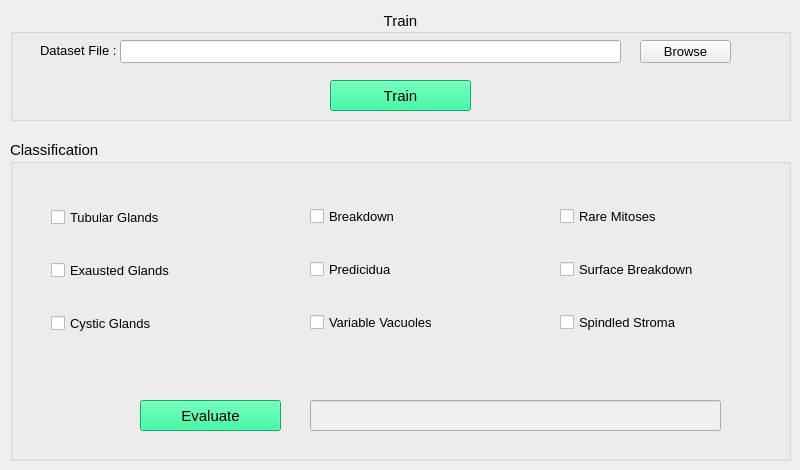
<?xml version="1.0" encoding="UTF-8"?>
<ui version="4.0">
 <class>MainWindow</class>
 <widget class="QMainWindow" name="MainWindow">
  <property name="geometry">
   <rect>
    <x>0</x>
    <y>0</y>
    <width>800</width>
    <height>470</height>
   </rect>
  </property>
  <property name="sizePolicy">
   <sizepolicy hsizetype="Fixed" vsizetype="Fixed">
    <horstretch>0</horstretch>
    <verstretch>0</verstretch>
   </sizepolicy>
  </property>
  <property name="windowTitle">
   <string>MainWindow</string>
  </property>
  <widget class="QWidget" name="centralwidget">
   <widget class="QGroupBox" name="trainBox">
    <property name="geometry">
     <rect>
      <x>10</x>
      <y>10</y>
      <width>781</width>
      <height>111</height>
     </rect>
    </property>
    <property name="font">
     <font>
      <pointsize>11</pointsize>
     </font>
    </property>
    <property name="title">
     <string>Train</string>
    </property>
    <property name="alignment">
     <set>Qt::AlignCenter</set>
    </property>
    <widget class="QLabel" name="label">
     <property name="geometry">
      <rect>
       <x>30</x>
       <y>30</y>
       <width>81</width>
       <height>21</height>
      </rect>
     </property>
     <property name="font">
      <font>
       <pointsize>10</pointsize>
      </font>
     </property>
     <property name="text">
      <string>Dataset File :</string>
     </property>
    </widget>
    <widget class="QLineEdit" name="dataset_file">
     <property name="geometry">
      <rect>
       <x>110</x>
       <y>30</y>
       <width>501</width>
       <height>23</height>
      </rect>
     </property>
     <property name="font">
      <font>
       <pointsize>10</pointsize>
      </font>
     </property>
    </widget>
    <widget class="QPushButton" name="btnBrowse">
     <property name="geometry">
      <rect>
       <x>630</x>
       <y>30</y>
       <width>91</width>
       <height>23</height>
      </rect>
     </property>
     <property name="font">
      <font>
       <pointsize>10</pointsize>
      </font>
     </property>
     <property name="text">
      <string>Browse</string>
     </property>
    </widget>
    <widget class="QPushButton" name="btnTrain">
     <property name="geometry">
      <rect>
       <x>320</x>
       <y>70</y>
       <width>141</width>
       <height>31</height>
      </rect>
     </property>
     <property name="palette">
      <palette>
       <active>
        <colorrole role="WindowText">
         <brush brushstyle="SolidPattern">
          <color alpha="255">
           <red>0</red>
           <green>0</green>
           <blue>0</blue>
          </color>
         </brush>
        </colorrole>
        <colorrole role="Button">
         <brush brushstyle="SolidPattern">
          <color alpha="255">
           <red>14</red>
           <green>240</green>
           <blue>138</blue>
          </color>
         </brush>
        </colorrole>
        <colorrole role="Light">
         <brush brushstyle="SolidPattern">
          <color alpha="255">
           <red>120</red>
           <green>255</green>
           <blue>194</blue>
          </color>
         </brush>
        </colorrole>
        <colorrole role="Midlight">
         <brush brushstyle="SolidPattern">
          <color alpha="255">
           <red>67</red>
           <green>247</green>
           <blue>166</blue>
          </color>
         </brush>
        </colorrole>
        <colorrole role="Dark">
         <brush brushstyle="SolidPattern">
          <color alpha="255">
           <red>7</red>
           <green>120</green>
           <blue>69</blue>
          </color>
         </brush>
        </colorrole>
        <colorrole role="Mid">
         <brush brushstyle="SolidPattern">
          <color alpha="255">
           <red>9</red>
           <green>160</green>
           <blue>92</blue>
          </color>
         </brush>
        </colorrole>
        <colorrole role="Text">
         <brush brushstyle="SolidPattern">
          <color alpha="255">
           <red>0</red>
           <green>0</green>
           <blue>0</blue>
          </color>
         </brush>
        </colorrole>
        <colorrole role="BrightText">
         <brush brushstyle="SolidPattern">
          <color alpha="255">
           <red>255</red>
           <green>255</green>
           <blue>255</blue>
          </color>
         </brush>
        </colorrole>
        <colorrole role="ButtonText">
         <brush brushstyle="SolidPattern">
          <color alpha="255">
           <red>0</red>
           <green>0</green>
           <blue>0</blue>
          </color>
         </brush>
        </colorrole>
        <colorrole role="Base">
         <brush brushstyle="SolidPattern">
          <color alpha="255">
           <red>255</red>
           <green>255</green>
           <blue>255</blue>
          </color>
         </brush>
        </colorrole>
        <colorrole role="Window">
         <brush brushstyle="SolidPattern">
          <color alpha="255">
           <red>14</red>
           <green>240</green>
           <blue>138</blue>
          </color>
         </brush>
        </colorrole>
        <colorrole role="Shadow">
         <brush brushstyle="SolidPattern">
          <color alpha="255">
           <red>0</red>
           <green>0</green>
           <blue>0</blue>
          </color>
         </brush>
        </colorrole>
        <colorrole role="AlternateBase">
         <brush brushstyle="SolidPattern">
          <color alpha="255">
           <red>134</red>
           <green>247</green>
           <blue>196</blue>
          </color>
         </brush>
        </colorrole>
        <colorrole role="ToolTipBase">
         <brush brushstyle="SolidPattern">
          <color alpha="255">
           <red>255</red>
           <green>255</green>
           <blue>220</blue>
          </color>
         </brush>
        </colorrole>
        <colorrole role="ToolTipText">
         <brush brushstyle="SolidPattern">
          <color alpha="255">
           <red>0</red>
           <green>0</green>
           <blue>0</blue>
          </color>
         </brush>
        </colorrole>
       </active>
       <inactive>
        <colorrole role="WindowText">
         <brush brushstyle="SolidPattern">
          <color alpha="255">
           <red>0</red>
           <green>0</green>
           <blue>0</blue>
          </color>
         </brush>
        </colorrole>
        <colorrole role="Button">
         <brush brushstyle="SolidPattern">
          <color alpha="255">
           <red>14</red>
           <green>240</green>
           <blue>138</blue>
          </color>
         </brush>
        </colorrole>
        <colorrole role="Light">
         <brush brushstyle="SolidPattern">
          <color alpha="255">
           <red>120</red>
           <green>255</green>
           <blue>194</blue>
          </color>
         </brush>
        </colorrole>
        <colorrole role="Midlight">
         <brush brushstyle="SolidPattern">
          <color alpha="255">
           <red>67</red>
           <green>247</green>
           <blue>166</blue>
          </color>
         </brush>
        </colorrole>
        <colorrole role="Dark">
         <brush brushstyle="SolidPattern">
          <color alpha="255">
           <red>7</red>
           <green>120</green>
           <blue>69</blue>
          </color>
         </brush>
        </colorrole>
        <colorrole role="Mid">
         <brush brushstyle="SolidPattern">
          <color alpha="255">
           <red>9</red>
           <green>160</green>
           <blue>92</blue>
          </color>
         </brush>
        </colorrole>
        <colorrole role="Text">
         <brush brushstyle="SolidPattern">
          <color alpha="255">
           <red>0</red>
           <green>0</green>
           <blue>0</blue>
          </color>
         </brush>
        </colorrole>
        <colorrole role="BrightText">
         <brush brushstyle="SolidPattern">
          <color alpha="255">
           <red>255</red>
           <green>255</green>
           <blue>255</blue>
          </color>
         </brush>
        </colorrole>
        <colorrole role="ButtonText">
         <brush brushstyle="SolidPattern">
          <color alpha="255">
           <red>0</red>
           <green>0</green>
           <blue>0</blue>
          </color>
         </brush>
        </colorrole>
        <colorrole role="Base">
         <brush brushstyle="SolidPattern">
          <color alpha="255">
           <red>255</red>
           <green>255</green>
           <blue>255</blue>
          </color>
         </brush>
        </colorrole>
        <colorrole role="Window">
         <brush brushstyle="SolidPattern">
          <color alpha="255">
           <red>14</red>
           <green>240</green>
           <blue>138</blue>
          </color>
         </brush>
        </colorrole>
        <colorrole role="Shadow">
         <brush brushstyle="SolidPattern">
          <color alpha="255">
           <red>0</red>
           <green>0</green>
           <blue>0</blue>
          </color>
         </brush>
        </colorrole>
        <colorrole role="AlternateBase">
         <brush brushstyle="SolidPattern">
          <color alpha="255">
           <red>134</red>
           <green>247</green>
           <blue>196</blue>
          </color>
         </brush>
        </colorrole>
        <colorrole role="ToolTipBase">
         <brush brushstyle="SolidPattern">
          <color alpha="255">
           <red>255</red>
           <green>255</green>
           <blue>220</blue>
          </color>
         </brush>
        </colorrole>
        <colorrole role="ToolTipText">
         <brush brushstyle="SolidPattern">
          <color alpha="255">
           <red>0</red>
           <green>0</green>
           <blue>0</blue>
          </color>
         </brush>
        </colorrole>
       </inactive>
       <disabled>
        <colorrole role="WindowText">
         <brush brushstyle="SolidPattern">
          <color alpha="255">
           <red>7</red>
           <green>120</green>
           <blue>69</blue>
          </color>
         </brush>
        </colorrole>
        <colorrole role="Button">
         <brush brushstyle="SolidPattern">
          <color alpha="255">
           <red>14</red>
           <green>240</green>
           <blue>138</blue>
          </color>
         </brush>
        </colorrole>
        <colorrole role="Light">
         <brush brushstyle="SolidPattern">
          <color alpha="255">
           <red>120</red>
           <green>255</green>
           <blue>194</blue>
          </color>
         </brush>
        </colorrole>
        <colorrole role="Midlight">
         <brush brushstyle="SolidPattern">
          <color alpha="255">
           <red>67</red>
           <green>247</green>
           <blue>166</blue>
          </color>
         </brush>
        </colorrole>
        <colorrole role="Dark">
         <brush brushstyle="SolidPattern">
          <color alpha="255">
           <red>7</red>
           <green>120</green>
           <blue>69</blue>
          </color>
         </brush>
        </colorrole>
        <colorrole role="Mid">
         <brush brushstyle="SolidPattern">
          <color alpha="255">
           <red>9</red>
           <green>160</green>
           <blue>92</blue>
          </color>
         </brush>
        </colorrole>
        <colorrole role="Text">
         <brush brushstyle="SolidPattern">
          <color alpha="255">
           <red>7</red>
           <green>120</green>
           <blue>69</blue>
          </color>
         </brush>
        </colorrole>
        <colorrole role="BrightText">
         <brush brushstyle="SolidPattern">
          <color alpha="255">
           <red>255</red>
           <green>255</green>
           <blue>255</blue>
          </color>
         </brush>
        </colorrole>
        <colorrole role="ButtonText">
         <brush brushstyle="SolidPattern">
          <color alpha="255">
           <red>7</red>
           <green>120</green>
           <blue>69</blue>
          </color>
         </brush>
        </colorrole>
        <colorrole role="Base">
         <brush brushstyle="SolidPattern">
          <color alpha="255">
           <red>14</red>
           <green>240</green>
           <blue>138</blue>
          </color>
         </brush>
        </colorrole>
        <colorrole role="Window">
         <brush brushstyle="SolidPattern">
          <color alpha="255">
           <red>14</red>
           <green>240</green>
           <blue>138</blue>
          </color>
         </brush>
        </colorrole>
        <colorrole role="Shadow">
         <brush brushstyle="SolidPattern">
          <color alpha="255">
           <red>0</red>
           <green>0</green>
           <blue>0</blue>
          </color>
         </brush>
        </colorrole>
        <colorrole role="AlternateBase">
         <brush brushstyle="SolidPattern">
          <color alpha="255">
           <red>14</red>
           <green>240</green>
           <blue>138</blue>
          </color>
         </brush>
        </colorrole>
        <colorrole role="ToolTipBase">
         <brush brushstyle="SolidPattern">
          <color alpha="255">
           <red>255</red>
           <green>255</green>
           <blue>220</blue>
          </color>
         </brush>
        </colorrole>
        <colorrole role="ToolTipText">
         <brush brushstyle="SolidPattern">
          <color alpha="255">
           <red>0</red>
           <green>0</green>
           <blue>0</blue>
          </color>
         </brush>
        </colorrole>
       </disabled>
      </palette>
     </property>
     <property name="autoFillBackground">
      <bool>false</bool>
     </property>
     <property name="text">
      <string>Train</string>
     </property>
    </widget>
   </widget>
   <widget class="QGroupBox" name="groupBox">
    <property name="geometry">
     <rect>
      <x>10</x>
      <y>140</y>
      <width>781</width>
      <height>321</height>
     </rect>
    </property>
    <property name="font">
     <font>
      <pointsize>11</pointsize>
     </font>
    </property>
    <property name="title">
     <string>Classification</string>
    </property>
    <widget class="QWidget" name="layoutWidget">
     <property name="geometry">
      <rect>
       <x>300</x>
       <y>40</y>
       <width>181</width>
       <height>181</height>
      </rect>
     </property>
     <layout class="QVBoxLayout" name="verticalLayout_2">
      <item>
       <widget class="QCheckBox" name="feature4">
        <property name="font">
         <font>
          <pointsize>10</pointsize>
         </font>
        </property>
        <property name="text">
         <string>Breakdown</string>
        </property>
       </widget>
      </item>
      <item>
       <widget class="QCheckBox" name="feature5">
        <property name="font">
         <font>
          <pointsize>10</pointsize>
         </font>
        </property>
        <property name="text">
         <string>Predicidua</string>
        </property>
       </widget>
      </item>
      <item>
       <widget class="QCheckBox" name="feature6">
        <property name="font">
         <font>
          <pointsize>10</pointsize>
         </font>
        </property>
        <property name="text">
         <string>Variable Vacuoles</string>
        </property>
       </widget>
      </item>
     </layout>
    </widget>
    <widget class="QWidget" name="layoutWidget_2">
     <property name="geometry">
      <rect>
       <x>550</x>
       <y>40</y>
       <width>191</width>
       <height>181</height>
      </rect>
     </property>
     <layout class="QVBoxLayout" name="verticalLayout_3">
      <item>
       <widget class="QCheckBox" name="feature7">
        <property name="font">
         <font>
          <pointsize>10</pointsize>
         </font>
        </property>
        <property name="text">
         <string>Rare Mitoses</string>
        </property>
       </widget>
      </item>
      <item>
       <widget class="QCheckBox" name="feature8">
        <property name="font">
         <font>
          <pointsize>10</pointsize>
         </font>
        </property>
        <property name="text">
         <string>Surface Breakdown</string>
        </property>
       </widget>
      </item>
      <item>
       <widget class="QCheckBox" name="feature9">
        <property name="font">
         <font>
          <pointsize>10</pointsize>
         </font>
        </property>
        <property name="text">
         <string>Spindled Stroma</string>
        </property>
       </widget>
      </item>
     </layout>
    </widget>
    <widget class="QPushButton" name="btnEvaluate">
     <property name="geometry">
      <rect>
       <x>130</x>
       <y>260</y>
       <width>141</width>
       <height>31</height>
      </rect>
     </property>
     <property name="palette">
      <palette>
       <active>
        <colorrole role="WindowText">
         <brush brushstyle="SolidPattern">
          <color alpha="255">
           <red>0</red>
           <green>0</green>
           <blue>0</blue>
          </color>
         </brush>
        </colorrole>
        <colorrole role="Button">
         <brush brushstyle="SolidPattern">
          <color alpha="255">
           <red>14</red>
           <green>240</green>
           <blue>138</blue>
          </color>
         </brush>
        </colorrole>
        <colorrole role="Light">
         <brush brushstyle="SolidPattern">
          <color alpha="255">
           <red>120</red>
           <green>255</green>
           <blue>194</blue>
          </color>
         </brush>
        </colorrole>
        <colorrole role="Midlight">
         <brush brushstyle="SolidPattern">
          <color alpha="255">
           <red>67</red>
           <green>247</green>
           <blue>166</blue>
          </color>
         </brush>
        </colorrole>
        <colorrole role="Dark">
         <brush brushstyle="SolidPattern">
          <color alpha="255">
           <red>7</red>
           <green>120</green>
           <blue>69</blue>
          </color>
         </brush>
        </colorrole>
        <colorrole role="Mid">
         <brush brushstyle="SolidPattern">
          <color alpha="255">
           <red>9</red>
           <green>160</green>
           <blue>92</blue>
          </color>
         </brush>
        </colorrole>
        <colorrole role="Text">
         <brush brushstyle="SolidPattern">
          <color alpha="255">
           <red>0</red>
           <green>0</green>
           <blue>0</blue>
          </color>
         </brush>
        </colorrole>
        <colorrole role="BrightText">
         <brush brushstyle="SolidPattern">
          <color alpha="255">
           <red>255</red>
           <green>255</green>
           <blue>255</blue>
          </color>
         </brush>
        </colorrole>
        <colorrole role="ButtonText">
         <brush brushstyle="SolidPattern">
          <color alpha="255">
           <red>0</red>
           <green>0</green>
           <blue>0</blue>
          </color>
         </brush>
        </colorrole>
        <colorrole role="Base">
         <brush brushstyle="SolidPattern">
          <color alpha="255">
           <red>255</red>
           <green>255</green>
           <blue>255</blue>
          </color>
         </brush>
        </colorrole>
        <colorrole role="Window">
         <brush brushstyle="SolidPattern">
          <color alpha="255">
           <red>14</red>
           <green>240</green>
           <blue>138</blue>
          </color>
         </brush>
        </colorrole>
        <colorrole role="Shadow">
         <brush brushstyle="SolidPattern">
          <color alpha="255">
           <red>0</red>
           <green>0</green>
           <blue>0</blue>
          </color>
         </brush>
        </colorrole>
        <colorrole role="AlternateBase">
         <brush brushstyle="SolidPattern">
          <color alpha="255">
           <red>134</red>
           <green>247</green>
           <blue>196</blue>
          </color>
         </brush>
        </colorrole>
        <colorrole role="ToolTipBase">
         <brush brushstyle="SolidPattern">
          <color alpha="255">
           <red>255</red>
           <green>255</green>
           <blue>220</blue>
          </color>
         </brush>
        </colorrole>
        <colorrole role="ToolTipText">
         <brush brushstyle="SolidPattern">
          <color alpha="255">
           <red>0</red>
           <green>0</green>
           <blue>0</blue>
          </color>
         </brush>
        </colorrole>
       </active>
       <inactive>
        <colorrole role="WindowText">
         <brush brushstyle="SolidPattern">
          <color alpha="255">
           <red>0</red>
           <green>0</green>
           <blue>0</blue>
          </color>
         </brush>
        </colorrole>
        <colorrole role="Button">
         <brush brushstyle="SolidPattern">
          <color alpha="255">
           <red>14</red>
           <green>240</green>
           <blue>138</blue>
          </color>
         </brush>
        </colorrole>
        <colorrole role="Light">
         <brush brushstyle="SolidPattern">
          <color alpha="255">
           <red>120</red>
           <green>255</green>
           <blue>194</blue>
          </color>
         </brush>
        </colorrole>
        <colorrole role="Midlight">
         <brush brushstyle="SolidPattern">
          <color alpha="255">
           <red>67</red>
           <green>247</green>
           <blue>166</blue>
          </color>
         </brush>
        </colorrole>
        <colorrole role="Dark">
         <brush brushstyle="SolidPattern">
          <color alpha="255">
           <red>7</red>
           <green>120</green>
           <blue>69</blue>
          </color>
         </brush>
        </colorrole>
        <colorrole role="Mid">
         <brush brushstyle="SolidPattern">
          <color alpha="255">
           <red>9</red>
           <green>160</green>
           <blue>92</blue>
          </color>
         </brush>
        </colorrole>
        <colorrole role="Text">
         <brush brushstyle="SolidPattern">
          <color alpha="255">
           <red>0</red>
           <green>0</green>
           <blue>0</blue>
          </color>
         </brush>
        </colorrole>
        <colorrole role="BrightText">
         <brush brushstyle="SolidPattern">
          <color alpha="255">
           <red>255</red>
           <green>255</green>
           <blue>255</blue>
          </color>
         </brush>
        </colorrole>
        <colorrole role="ButtonText">
         <brush brushstyle="SolidPattern">
          <color alpha="255">
           <red>0</red>
           <green>0</green>
           <blue>0</blue>
          </color>
         </brush>
        </colorrole>
        <colorrole role="Base">
         <brush brushstyle="SolidPattern">
          <color alpha="255">
           <red>255</red>
           <green>255</green>
           <blue>255</blue>
          </color>
         </brush>
        </colorrole>
        <colorrole role="Window">
         <brush brushstyle="SolidPattern">
          <color alpha="255">
           <red>14</red>
           <green>240</green>
           <blue>138</blue>
          </color>
         </brush>
        </colorrole>
        <colorrole role="Shadow">
         <brush brushstyle="SolidPattern">
          <color alpha="255">
           <red>0</red>
           <green>0</green>
           <blue>0</blue>
          </color>
         </brush>
        </colorrole>
        <colorrole role="AlternateBase">
         <brush brushstyle="SolidPattern">
          <color alpha="255">
           <red>134</red>
           <green>247</green>
           <blue>196</blue>
          </color>
         </brush>
        </colorrole>
        <colorrole role="ToolTipBase">
         <brush brushstyle="SolidPattern">
          <color alpha="255">
           <red>255</red>
           <green>255</green>
           <blue>220</blue>
          </color>
         </brush>
        </colorrole>
        <colorrole role="ToolTipText">
         <brush brushstyle="SolidPattern">
          <color alpha="255">
           <red>0</red>
           <green>0</green>
           <blue>0</blue>
          </color>
         </brush>
        </colorrole>
       </inactive>
       <disabled>
        <colorrole role="WindowText">
         <brush brushstyle="SolidPattern">
          <color alpha="255">
           <red>7</red>
           <green>120</green>
           <blue>69</blue>
          </color>
         </brush>
        </colorrole>
        <colorrole role="Button">
         <brush brushstyle="SolidPattern">
          <color alpha="255">
           <red>14</red>
           <green>240</green>
           <blue>138</blue>
          </color>
         </brush>
        </colorrole>
        <colorrole role="Light">
         <brush brushstyle="SolidPattern">
          <color alpha="255">
           <red>120</red>
           <green>255</green>
           <blue>194</blue>
          </color>
         </brush>
        </colorrole>
        <colorrole role="Midlight">
         <brush brushstyle="SolidPattern">
          <color alpha="255">
           <red>67</red>
           <green>247</green>
           <blue>166</blue>
          </color>
         </brush>
        </colorrole>
        <colorrole role="Dark">
         <brush brushstyle="SolidPattern">
          <color alpha="255">
           <red>7</red>
           <green>120</green>
           <blue>69</blue>
          </color>
         </brush>
        </colorrole>
        <colorrole role="Mid">
         <brush brushstyle="SolidPattern">
          <color alpha="255">
           <red>9</red>
           <green>160</green>
           <blue>92</blue>
          </color>
         </brush>
        </colorrole>
        <colorrole role="Text">
         <brush brushstyle="SolidPattern">
          <color alpha="255">
           <red>7</red>
           <green>120</green>
           <blue>69</blue>
          </color>
         </brush>
        </colorrole>
        <colorrole role="BrightText">
         <brush brushstyle="SolidPattern">
          <color alpha="255">
           <red>255</red>
           <green>255</green>
           <blue>255</blue>
          </color>
         </brush>
        </colorrole>
        <colorrole role="ButtonText">
         <brush brushstyle="SolidPattern">
          <color alpha="255">
           <red>7</red>
           <green>120</green>
           <blue>69</blue>
          </color>
         </brush>
        </colorrole>
        <colorrole role="Base">
         <brush brushstyle="SolidPattern">
          <color alpha="255">
           <red>14</red>
           <green>240</green>
           <blue>138</blue>
          </color>
         </brush>
        </colorrole>
        <colorrole role="Window">
         <brush brushstyle="SolidPattern">
          <color alpha="255">
           <red>14</red>
           <green>240</green>
           <blue>138</blue>
          </color>
         </brush>
        </colorrole>
        <colorrole role="Shadow">
         <brush brushstyle="SolidPattern">
          <color alpha="255">
           <red>0</red>
           <green>0</green>
           <blue>0</blue>
          </color>
         </brush>
        </colorrole>
        <colorrole role="AlternateBase">
         <brush brushstyle="SolidPattern">
          <color alpha="255">
           <red>14</red>
           <green>240</green>
           <blue>138</blue>
          </color>
         </brush>
        </colorrole>
        <colorrole role="ToolTipBase">
         <brush brushstyle="SolidPattern">
          <color alpha="255">
           <red>255</red>
           <green>255</green>
           <blue>220</blue>
          </color>
         </brush>
        </colorrole>
        <colorrole role="ToolTipText">
         <brush brushstyle="SolidPattern">
          <color alpha="255">
           <red>0</red>
           <green>0</green>
           <blue>0</blue>
          </color>
         </brush>
        </colorrole>
       </disabled>
      </palette>
     </property>
     <property name="autoFillBackground">
      <bool>false</bool>
     </property>
     <property name="text">
      <string>Evaluate</string>
     </property>
    </widget>
    <widget class="QLineEdit" name="result_phase">
     <property name="enabled">
      <bool>false</bool>
     </property>
     <property name="geometry">
      <rect>
       <x>300</x>
       <y>260</y>
       <width>411</width>
       <height>31</height>
      </rect>
     </property>
    </widget>
    <widget class="QWidget" name="">
     <property name="geometry">
      <rect>
       <x>41</x>
       <y>41</y>
       <width>181</width>
       <height>181</height>
      </rect>
     </property>
     <layout class="QVBoxLayout" name="verticalLayout">
      <item>
       <widget class="QCheckBox" name="feature1">
        <property name="font">
         <font>
          <pointsize>10</pointsize>
         </font>
        </property>
        <property name="text">
         <string>Tubular Glands</string>
        </property>
       </widget>
      </item>
      <item>
       <widget class="QCheckBox" name="feature2">
        <property name="font">
         <font>
          <pointsize>10</pointsize>
         </font>
        </property>
        <property name="text">
         <string>Exausted Glands</string>
        </property>
       </widget>
      </item>
      <item>
       <widget class="QCheckBox" name="feature3">
        <property name="font">
         <font>
          <pointsize>10</pointsize>
         </font>
        </property>
        <property name="text">
         <string>Cystic Glands</string>
        </property>
       </widget>
      </item>
     </layout>
    </widget>
   </widget>
  </widget>
 </widget>
 <resources/>
 <connections>
  <connection>
   <sender>btnBrowse</sender>
   <signal>released()</signal>
   <receiver>MainWindow</receiver>
   <slot>browse()</slot>
   <hints>
    <hint type="sourcelabel">
     <x>695</x>
     <y>54</y>
    </hint>
    <hint type="destinationlabel">
     <x>737</x>
     <y>665</y>
    </hint>
   </hints>
  </connection>
  <connection>
   <sender>btnTrain</sender>
   <signal>released()</signal>
   <receiver>MainWindow</receiver>
   <slot>train()</slot>
   <hints>
    <hint type="sourcelabel">
     <x>401</x>
     <y>103</y>
    </hint>
    <hint type="destinationlabel">
     <x>407</x>
     <y>631</y>
    </hint>
   </hints>
  </connection>
  <connection>
   <sender>btnEvaluate</sender>
   <signal>released()</signal>
   <receiver>MainWindow</receiver>
   <slot>evaluate()</slot>
   <hints>
    <hint type="sourcelabel">
     <x>315</x>
     <y>417</y>
    </hint>
    <hint type="destinationlabel">
     <x>343</x>
     <y>607</y>
    </hint>
   </hints>
  </connection>
 </connections>
 <slots>
  <slot>browse()</slot>
  <slot>train()</slot>
  <slot>evaluate()</slot>
 </slots>
</ui>
